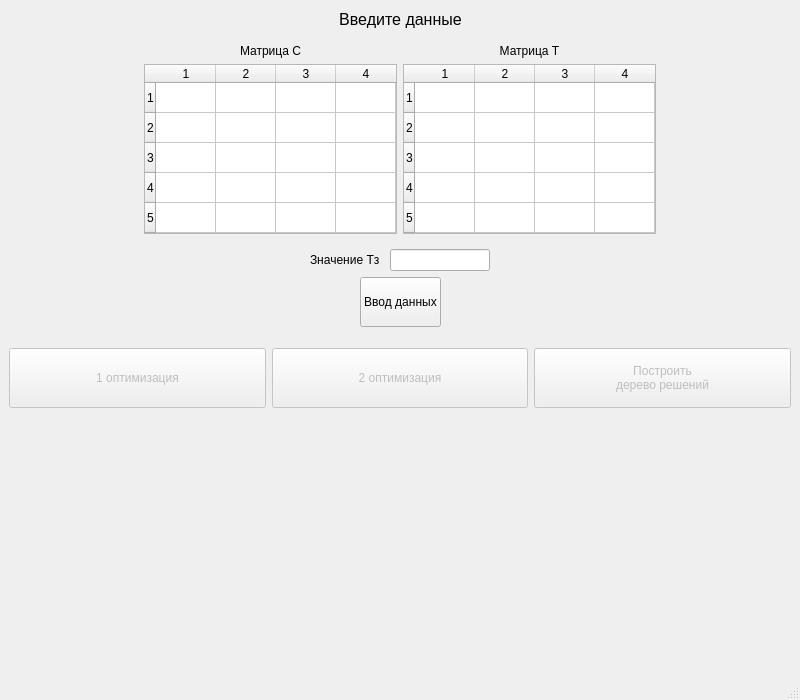
<?xml version="1.0" encoding="UTF-8"?>
<ui version="4.0">
 <class>MainWindow</class>
 <widget class="QMainWindow" name="MainWindow">
  <property name="geometry">
   <rect>
    <x>0</x>
    <y>0</y>
    <width>800</width>
    <height>700</height>
   </rect>
  </property>
  <property name="sizePolicy">
   <sizepolicy hsizetype="Preferred" vsizetype="Preferred">
    <horstretch>0</horstretch>
    <verstretch>0</verstretch>
   </sizepolicy>
  </property>
  <property name="windowTitle">
   <string>Распределение задач по узлам управления</string>
  </property>
  <widget class="QWidget" name="centralwidget">
   <layout class="QGridLayout" name="gridLayout">
    <item row="1" column="0">
     <widget class="QFrame" name="frame">
      <property name="frameShape">
       <enum>QFrame::NoFrame</enum>
      </property>
      <property name="frameShadow">
       <enum>QFrame::Plain</enum>
      </property>
      <layout class="QHBoxLayout" name="horizontalLayout">
       <item>
        <spacer name="horizontalSpacer">
         <property name="orientation">
          <enum>Qt::Horizontal</enum>
         </property>
         <property name="sizeHint" stdset="0">
          <size>
           <width>40</width>
           <height>20</height>
          </size>
         </property>
        </spacer>
       </item>
       <item>
        <layout class="QVBoxLayout" name="verticalLayout_2">
         <item>
          <widget class="QLabel" name="cLabel">
           <property name="sizePolicy">
            <sizepolicy hsizetype="Preferred" vsizetype="Minimum">
             <horstretch>0</horstretch>
             <verstretch>0</verstretch>
            </sizepolicy>
           </property>
           <property name="text">
            <string>Матрица C</string>
           </property>
           <property name="alignment">
            <set>Qt::AlignCenter</set>
           </property>
          </widget>
         </item>
         <item>
          <widget class="QTableWidget" name="cMatrix">
           <property name="sizePolicy">
            <sizepolicy hsizetype="Minimum" vsizetype="Minimum">
             <horstretch>0</horstretch>
             <verstretch>0</verstretch>
            </sizepolicy>
           </property>
           <property name="minimumSize">
            <size>
             <width>0</width>
             <height>0</height>
            </size>
           </property>
           <property name="verticalScrollBarPolicy">
            <enum>Qt::ScrollBarAlwaysOff</enum>
           </property>
           <property name="horizontalScrollBarPolicy">
            <enum>Qt::ScrollBarAlwaysOff</enum>
           </property>
           <property name="sizeAdjustPolicy">
            <enum>QAbstractScrollArea::AdjustToContents</enum>
           </property>
           <property name="selectionMode">
            <enum>QAbstractItemView::SingleSelection</enum>
           </property>
           <property name="showGrid">
            <bool>true</bool>
           </property>
           <property name="wordWrap">
            <bool>false</bool>
           </property>
           <property name="cornerButtonEnabled">
            <bool>true</bool>
           </property>
           <property name="rowCount">
            <number>5</number>
           </property>
           <property name="columnCount">
            <number>4</number>
           </property>
           <attribute name="horizontalHeaderVisible">
            <bool>true</bool>
           </attribute>
           <attribute name="horizontalHeaderCascadingSectionResizes">
            <bool>false</bool>
           </attribute>
           <attribute name="horizontalHeaderDefaultSectionSize">
            <number>60</number>
           </attribute>
           <attribute name="horizontalHeaderMinimumSectionSize">
            <number>60</number>
           </attribute>
           <attribute name="horizontalHeaderStretchLastSection">
            <bool>false</bool>
           </attribute>
           <attribute name="verticalHeaderVisible">
            <bool>true</bool>
           </attribute>
           <row/>
           <row/>
           <row/>
           <row/>
           <row/>
           <column/>
           <column/>
           <column/>
           <column/>
          </widget>
         </item>
        </layout>
       </item>
       <item>
        <layout class="QVBoxLayout" name="verticalLayout_3">
         <item>
          <widget class="QLabel" name="tLabel">
           <property name="sizePolicy">
            <sizepolicy hsizetype="Preferred" vsizetype="Minimum">
             <horstretch>0</horstretch>
             <verstretch>0</verstretch>
            </sizepolicy>
           </property>
           <property name="text">
            <string>Матрица T</string>
           </property>
           <property name="alignment">
            <set>Qt::AlignCenter</set>
           </property>
          </widget>
         </item>
         <item>
          <widget class="QTableWidget" name="tMatrix">
           <property name="sizePolicy">
            <sizepolicy hsizetype="Minimum" vsizetype="Minimum">
             <horstretch>0</horstretch>
             <verstretch>0</verstretch>
            </sizepolicy>
           </property>
           <property name="minimumSize">
            <size>
             <width>0</width>
             <height>0</height>
            </size>
           </property>
           <property name="autoFillBackground">
            <bool>false</bool>
           </property>
           <property name="lineWidth">
            <number>1</number>
           </property>
           <property name="verticalScrollBarPolicy">
            <enum>Qt::ScrollBarAlwaysOff</enum>
           </property>
           <property name="horizontalScrollBarPolicy">
            <enum>Qt::ScrollBarAlwaysOff</enum>
           </property>
           <property name="sizeAdjustPolicy">
            <enum>QAbstractScrollArea::AdjustToContents</enum>
           </property>
           <property name="autoScrollMargin">
            <number>16</number>
           </property>
           <property name="selectionMode">
            <enum>QAbstractItemView::SingleSelection</enum>
           </property>
           <property name="textElideMode">
            <enum>Qt::ElideNone</enum>
           </property>
           <property name="showGrid">
            <bool>true</bool>
           </property>
           <property name="wordWrap">
            <bool>false</bool>
           </property>
           <property name="cornerButtonEnabled">
            <bool>true</bool>
           </property>
           <property name="rowCount">
            <number>5</number>
           </property>
           <property name="columnCount">
            <number>4</number>
           </property>
           <attribute name="horizontalHeaderVisible">
            <bool>true</bool>
           </attribute>
           <attribute name="horizontalHeaderCascadingSectionResizes">
            <bool>false</bool>
           </attribute>
           <attribute name="horizontalHeaderDefaultSectionSize">
            <number>60</number>
           </attribute>
           <attribute name="horizontalHeaderMinimumSectionSize">
            <number>60</number>
           </attribute>
           <attribute name="horizontalHeaderStretchLastSection">
            <bool>false</bool>
           </attribute>
           <attribute name="verticalHeaderVisible">
            <bool>true</bool>
           </attribute>
           <row/>
           <row/>
           <row/>
           <row/>
           <row/>
           <column/>
           <column/>
           <column/>
           <column/>
          </widget>
         </item>
        </layout>
       </item>
       <item>
        <spacer name="horizontalSpacer_2">
         <property name="orientation">
          <enum>Qt::Horizontal</enum>
         </property>
         <property name="sizeHint" stdset="0">
          <size>
           <width>40</width>
           <height>20</height>
          </size>
         </property>
        </spacer>
       </item>
      </layout>
     </widget>
    </item>
    <item row="2" column="0">
     <layout class="QHBoxLayout" name="horizontalLayout_3">
      <property name="spacing">
       <number>10</number>
      </property>
      <property name="leftMargin">
       <number>0</number>
      </property>
      <property name="rightMargin">
       <number>0</number>
      </property>
      <item>
       <spacer name="horizontalSpacer_5">
        <property name="orientation">
         <enum>Qt::Horizontal</enum>
        </property>
        <property name="sizeHint" stdset="0">
         <size>
          <width>40</width>
          <height>20</height>
         </size>
        </property>
       </spacer>
      </item>
      <item>
       <widget class="QLabel" name="T_zLabel">
        <property name="text">
         <string>Значение Tз</string>
        </property>
       </widget>
      </item>
      <item>
       <widget class="QLineEdit" name="T_max_lEdit">
        <property name="maximumSize">
         <size>
          <width>100</width>
          <height>16777215</height>
         </size>
        </property>
       </widget>
      </item>
      <item>
       <spacer name="horizontalSpacer_6">
        <property name="orientation">
         <enum>Qt::Horizontal</enum>
        </property>
        <property name="sizeHint" stdset="0">
         <size>
          <width>40</width>
          <height>20</height>
         </size>
        </property>
       </spacer>
      </item>
     </layout>
    </item>
    <item row="5" column="0">
     <layout class="QHBoxLayout" name="horizontalLayout_2">
      <item>
       <widget class="QPushButton" name="optimize1">
        <property name="enabled">
         <bool>false</bool>
        </property>
        <property name="minimumSize">
         <size>
          <width>0</width>
          <height>60</height>
         </size>
        </property>
        <property name="text">
         <string>1 оптимизация</string>
        </property>
       </widget>
      </item>
      <item>
       <widget class="QPushButton" name="optimize2">
        <property name="enabled">
         <bool>false</bool>
        </property>
        <property name="minimumSize">
         <size>
          <width>0</width>
          <height>60</height>
         </size>
        </property>
        <property name="text">
         <string>2 оптимизация</string>
        </property>
       </widget>
      </item>
      <item>
       <widget class="QPushButton" name="decisionTreeBtn">
        <property name="enabled">
         <bool>false</bool>
        </property>
        <property name="sizePolicy">
         <sizepolicy hsizetype="Minimum" vsizetype="Fixed">
          <horstretch>0</horstretch>
          <verstretch>0</verstretch>
         </sizepolicy>
        </property>
        <property name="minimumSize">
         <size>
          <width>0</width>
          <height>60</height>
         </size>
        </property>
        <property name="text">
         <string>Построить
дерево решений</string>
        </property>
       </widget>
      </item>
     </layout>
    </item>
    <item row="3" column="0">
     <layout class="QHBoxLayout" name="horizontalLayout_5">
      <item>
       <spacer name="horizontalSpacer_7">
        <property name="orientation">
         <enum>Qt::Horizontal</enum>
        </property>
        <property name="sizeHint" stdset="0">
         <size>
          <width>40</width>
          <height>20</height>
         </size>
        </property>
       </spacer>
      </item>
      <item>
       <widget class="QPushButton" name="dataInput">
        <property name="minimumSize">
         <size>
          <width>30</width>
          <height>50</height>
         </size>
        </property>
        <property name="maximumSize">
         <size>
          <width>999999</width>
          <height>16777215</height>
         </size>
        </property>
        <property name="layoutDirection">
         <enum>Qt::LeftToRight</enum>
        </property>
        <property name="text">
         <string>Ввод данных</string>
        </property>
       </widget>
      </item>
      <item>
       <spacer name="horizontalSpacer_8">
        <property name="orientation">
         <enum>Qt::Horizontal</enum>
        </property>
        <property name="sizeHint" stdset="0">
         <size>
          <width>40</width>
          <height>20</height>
         </size>
        </property>
       </spacer>
      </item>
     </layout>
    </item>
    <item row="0" column="0">
     <layout class="QHBoxLayout" name="horizontalLayout_4">
      <item>
       <spacer name="horizontalSpacer_4">
        <property name="orientation">
         <enum>Qt::Horizontal</enum>
        </property>
        <property name="sizeHint" stdset="0">
         <size>
          <width>40</width>
          <height>20</height>
         </size>
        </property>
       </spacer>
      </item>
      <item>
       <widget class="QLabel" name="instructionLabel">
        <property name="font">
         <font>
          <pointsize>12</pointsize>
         </font>
        </property>
        <property name="text">
         <string>Введите данные</string>
        </property>
        <property name="scaledContents">
         <bool>false</bool>
        </property>
        <property name="alignment">
         <set>Qt::AlignCenter</set>
        </property>
       </widget>
      </item>
      <item>
       <spacer name="horizontalSpacer_3">
        <property name="orientation">
         <enum>Qt::Horizontal</enum>
        </property>
        <property name="sizeHint" stdset="0">
         <size>
          <width>40</width>
          <height>20</height>
         </size>
        </property>
       </spacer>
      </item>
     </layout>
    </item>
    <item row="4" column="0">
     <spacer name="verticalSpacer">
      <property name="orientation">
       <enum>Qt::Vertical</enum>
      </property>
      <property name="sizeType">
       <enum>QSizePolicy::Fixed</enum>
      </property>
      <property name="sizeHint" stdset="0">
       <size>
        <width>20</width>
        <height>15</height>
       </size>
      </property>
     </spacer>
    </item>
    <item row="6" column="0">
     <widget class="QWidget" name="svgView" native="true">
      <property name="sizePolicy">
       <sizepolicy hsizetype="Preferred" vsizetype="Expanding">
        <horstretch>0</horstretch>
        <verstretch>0</verstretch>
       </sizepolicy>
      </property>
     </widget>
    </item>
   </layout>
  </widget>
  <widget class="QMenuBar" name="menubar">
   <property name="geometry">
    <rect>
     <x>0</x>
     <y>0</y>
     <width>800</width>
     <height>21</height>
    </rect>
   </property>
  </widget>
  <widget class="QStatusBar" name="statusbar"/>
 </widget>
 <resources/>
 <connections/>
</ui>
